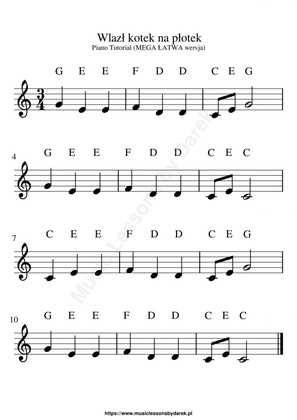
%> input picture nuty.jpg, 297 x 420 px, shrunk from 724 x 1024 before the run
$ octave ao_proj_test_segments_2.m   (GNU Octave 9; MATLAB toolbox functions it lacks are replaced by stand-ins)
%> lines starting %> are read from the running program, lines starting %| are printed output that depends on the picture; in (x1, y1, x2, y2) boxes, pixels count from 0 and x2, y2 are one past the last pixel; in counts of white or black regions, pixels touching at a corner belong together; the program's own positions count from 1
### wspolczynniki_morf/AO5RShape.m
function Rs = AO5RShape(im)
L = sum(sum(bwmorph(im,'remove')));
S = sum(sum(im));
Rs = L^2 / (4*pi*S);
end

### wspolczynniki_morf/AO5RCircularityL.m
function Rc2 = AO5RCircularityL( im )
Rc2 = sum(sum(bwmorph(im,'remove'))) / pi;
end

### wspolczynniki_morf/AO5RCircularityS.m
function Rc1 = AO5RCircularityS( im )
Rc1 = 2*sqrt(sum(sum(im))/pi);
end

### wspolczynniki_morf/AO5RMalinowska.m
function Rm = AO5RMalinowska(im)
L = sum(sum(bwmorph(im,'remove')));
S = sum(sum(im));
Rm = L / sqrt(4*pi*S)-1;
end

### wspolczynniki_morf/AO5RHaralick.m
function Rh = AO5RHaralick(im)
[h, w] = size(im);
S = sum(sum(im));
[x,y] = meshgrid(1:w, 1:h);
ms = [sum(sum(im.*y)), sum(sum(im.*x))];
ms = ms./S;
im = bwmorph(im,'remove');
n = sum(sum(im));
[x, y] = find(im>0);
Rh = sum(((x-ms(1)).^2 + (y-ms(2)).^2).^.5)^2/(n* sum(((x-ms(1)).^2 + (y-ms(2)).^2).^.5)-1);
end

### wspolczynniki_morf/AO5RDanielsson.m
function Rd = AO5RDanielsson(im)
S = sum(sum(im));
im = 1-im;
im = double(bwdist(im));
Rd = S^3 / sum(sum(im))^2;
end

### ao_proj_test_segments_2.m
clearvars; clc; close all;
files = [{'nuty.jpg'}, {'nuty2.jpg'}];
cols = 2;
poz = 1;
licznik=0;

for k=1:length(files)
    im = double(rgb2gray(imread(files{k}))/255);
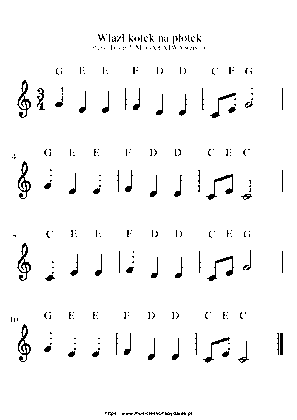
%> im: size 420x297 double; values 0 (black) and 1 (white), 96.9% white; black in thin lines or dots, all inside (x1, y1, x2, y2) = (11, 34, 283, 416)
    %figure
    %imshow(im)
    bin = imbinarize(im);

    bin = imclose(bin, ones(2));
%> bin: size 420x297 logical; 98.4% white; 108 black regions (62 under 20 px), largest, box (x1, y1, x2, y2) and area: (280, 333, 283, 355) 66, (214, 174, 233, 182) 56, (218, 93, 236, 100) 51
    bin = imopen(bin, ones(8));
%> bin: size 420x297 logical; 98% white; 72 black regions (27 under 20 px), largest, box (x1, y1, x2, y2) and area: (18, 162, 31, 197) 226, (18, 325, 31, 360) 220, (18, 80, 31, 110) 158
    bin = imdilate(bin, ones(3));
%> bin: size 420x297 logical; 99.4% white; 57 black regions (51 under 20 px), largest, box (x1, y1, x2, y2) and area: (19, 163, 30, 191) 123, (19, 326, 30, 354) 117, (20, 82, 30, 106) 72, (19, 245, 30, 269) 72, (39, 91, 43, 109) 40, (281, 334, 282, 354) 20
    bin=~bin;
%> bin: size 420x297 logical; 0.64% white; 57 white regions (51 under 20 px)

    l = bwlabel(bin);
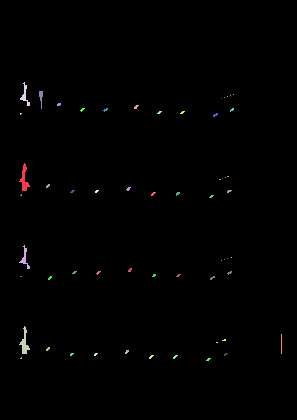
%> l: size 420x297 double; 58 distinct labels, from 0 to 57; one colour per label, 0 black


    %%%%%%%%%%%%%%%%%%%%%%%%%%%%%%%%%%%%%%%%%%%%%%%%%%%%%%%%%%%%%%%%


    %%%%%%%%%%%%%%%%%%%%%%%%%%%%%%%%%%%%%%%%%%%%%%%%%%%%%%%%%%%%%%%%


    %%%%%%%%%%%%%%%%%%%%%%%%%%%%%%%%%%%%%%%%%%%%%%%%%%%%%%%%%%%%%%%

    fun = {@AO5RShape, @AO5RCircularityL, @AO5RCircularityS, @AO5RMalinowska, @AO5RHaralick, @AO5RDanielsson}; % tablica "wskaznikow" do funkcji
    a=regionprops(bin, 'all');
%> a = 57 regions; largest, box (x1, y1, x2, y2), Area, Centroid, MajorAxisLength, MinorAxisLength and Eccentricity: (19, 163, 30, 191) 123 [24.9 179.8] 30.51 7.6 0.968, (19, 326, 30, 354) 117 [25.1 343.7] 29.04 7.63 0.965, (19, 245, 30, 269) 72 [25.5 258.9] 25.17 8.32 0.944
    cir = zeros(length(a), length(fun));

    for i=1:length(a)
        tmp=a(i).Image;
        for j=1:length(fun)
            cir(i,j) = fun{j}(tmp);
        end
    end
%> this loop made 57 passes
    %%%%%%%%%

    m = mean(cir);
    s = std(cir);

    odch = abs((cir-m)./s);


    for i=1:length(odch)
        if odch(i, :)>0.25
            l(l==i) = 0;
        end
    end
%> this loop made 57 passes
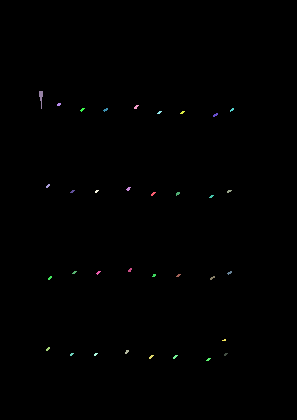
%> l: size 420x297 double; 35 distinct labels, from 0 to 54; one colour per label, 0 black

    %%%%%%%%%%%%%%%%%%%%%%%%%%%%%%%%%%%%%%%%%%%%%%%%%%%%%%%%%


    binSegmentation = imdilate(l>0, ones(15));
%> binSegmentation: size 420x297 logical; 8.8% white; 28 white regions, largest, box (x1, y1, x2, y2) and area: (199, 332, 235, 368) 862, (32, 84, 68, 116) 848, (203, 264, 239, 287) 641
    binSegmentation([1, end], :) = 1;
    binSegmentation(:, [1, end]) = 1;
%> binSegmentation: size 420x297 logical; 9.9% white; 29 white regions, largest, box (x1, y1, x2, y2) and area: (0, 0, 297, 420) 1430, (199, 332, 235, 368) 862, (32, 84, 68, 116) 848
    d = bwdist(binSegmentation, 'cityblock');
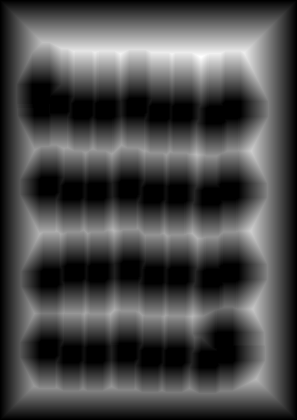
%> d: size 420x297 single; min 0, max 56, mean 16.3; drawn with min black and max white
    lSegmentation = watershed(d);
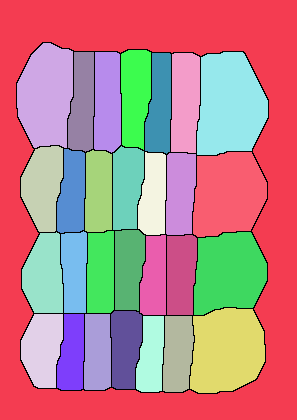
%> lSegmentation: size 420x297 uint8; 30 distinct labels, from 0 to 29; one colour per label, 0 black
    figure
    imshow(label2rgb(lSegmentation));
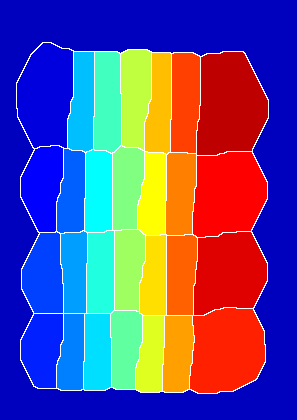
%> displayed picture: size 420x297x3, on the screen's scale of 0 to 255; mean R, G, B 94.4, 79, 141

    figure;

    % for i=1:length(lSegmentation)
    %    imshow(lSegmentation == i .* im);
    %end

    arrayDataWithDividedSemgents = lSegmentation;
    save segemntsForLearning.mat arrayDataWithDividedSemgents;


    %%%%%%%%%%%%%%%%%%%%%%%%%%%%%%%%%%%%%%%%%%%%%%%%%%%%%%%%%
    licznik = licznik + 1;
    save(strcat('cir', string(licznik)), 'odch')

    tmp = label2rgb(l);
    tmp = 255-tmp;
    figure;
    imshow(uint8(im*255)+tmp);

    figure
    imshow(lSegmentation>0 & imbinarize(im))
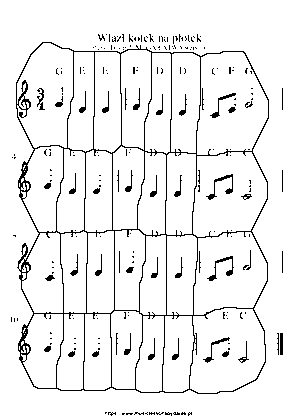
%> displayed picture: size 420x297 logical; 93.6% white; black in thin lines or dots, all inside (x1, y1, x2, y2) = (11, 34, 283, 416)

end
%> pass 2 of the loop `for k=1:length(files)`:
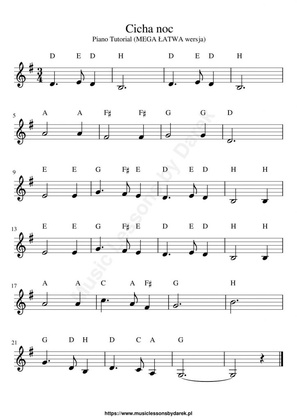
%> input picture nuty2.jpg, 297 x 420 px, shrunk from 724 x 1024 before the run
%> the loop `for i=1:length(a)` made 41 passes
%> the loop `for i=1:length(odch)` made 41 passes
%> after the loop `for i=1:length(odch)`:
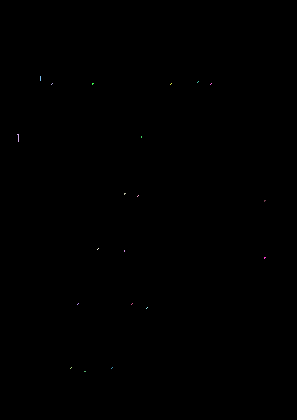
%> l: size 420x297 double; 21 distinct labels, from 0 to 41; one colour per label, 0 black
%> lSegmentation: size 420x297 uint8; 17 distinct labels, from 0 to 16
%> `imshow(lSegmentation>0 & imbinarize(im))`:
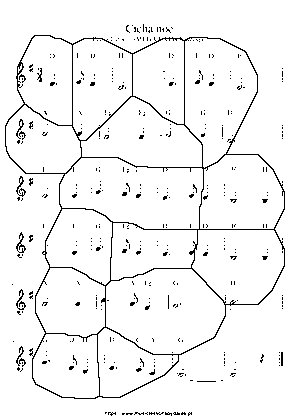
%> displayed picture: size 420x297 logical; 95.6% white; black in thin lines or dots, all inside (x1, y1, x2, y2) = (5, 24, 285, 416)
